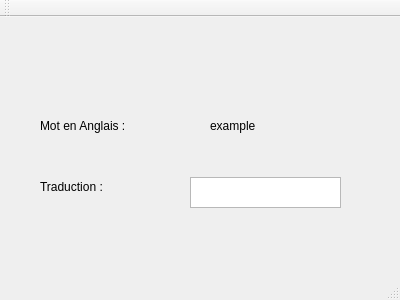
<?xml version="1.0" encoding="UTF-8"?>
<ui version="4.0">
 <class>MainWindow</class>
 <widget class="QMainWindow" name="MainWindow">
  <property name="geometry">
   <rect>
    <x>0</x>
    <y>0</y>
    <width>400</width>
    <height>300</height>
   </rect>
  </property>
  <property name="windowTitle">
   <string>MainWindow</string>
  </property>
  <widget class="QWidget" name="centralWidget">
   <widget class="QTextEdit" name="editTranslate">
    <property name="geometry">
     <rect>
      <x>190</x>
      <y>160</y>
      <width>151</width>
      <height>31</height>
     </rect>
    </property>
   </widget>
   <widget class="QLabel" name="labelTranslate">
    <property name="geometry">
     <rect>
      <x>40</x>
      <y>160</y>
      <width>121</width>
      <height>20</height>
     </rect>
    </property>
    <property name="text">
     <string>Traduction : </string>
    </property>
   </widget>
   <widget class="QLabel" name="labelAnglais">
    <property name="geometry">
     <rect>
      <x>40</x>
      <y>100</y>
      <width>121</width>
      <height>17</height>
     </rect>
    </property>
    <property name="text">
     <string>Mot en Anglais : </string>
    </property>
   </widget>
   <widget class="QLabel" name="englishWord">
    <property name="geometry">
     <rect>
      <x>210</x>
      <y>100</y>
      <width>111</width>
      <height>17</height>
     </rect>
    </property>
    <property name="text">
     <string>example</string>
    </property>
   </widget>
  </widget>
  <widget class="QMenuBar" name="menuBar">
   <property name="geometry">
    <rect>
     <x>0</x>
     <y>0</y>
     <width>400</width>
     <height>25</height>
    </rect>
   </property>
  </widget>
  <widget class="QToolBar" name="mainToolBar">
   <attribute name="toolBarArea">
    <enum>TopToolBarArea</enum>
   </attribute>
   <attribute name="toolBarBreak">
    <bool>false</bool>
   </attribute>
  </widget>
  <widget class="QStatusBar" name="statusBar"/>
 </widget>
 <layoutdefault spacing="6" margin="11"/>
 <resources/>
 <connections/>
</ui>
